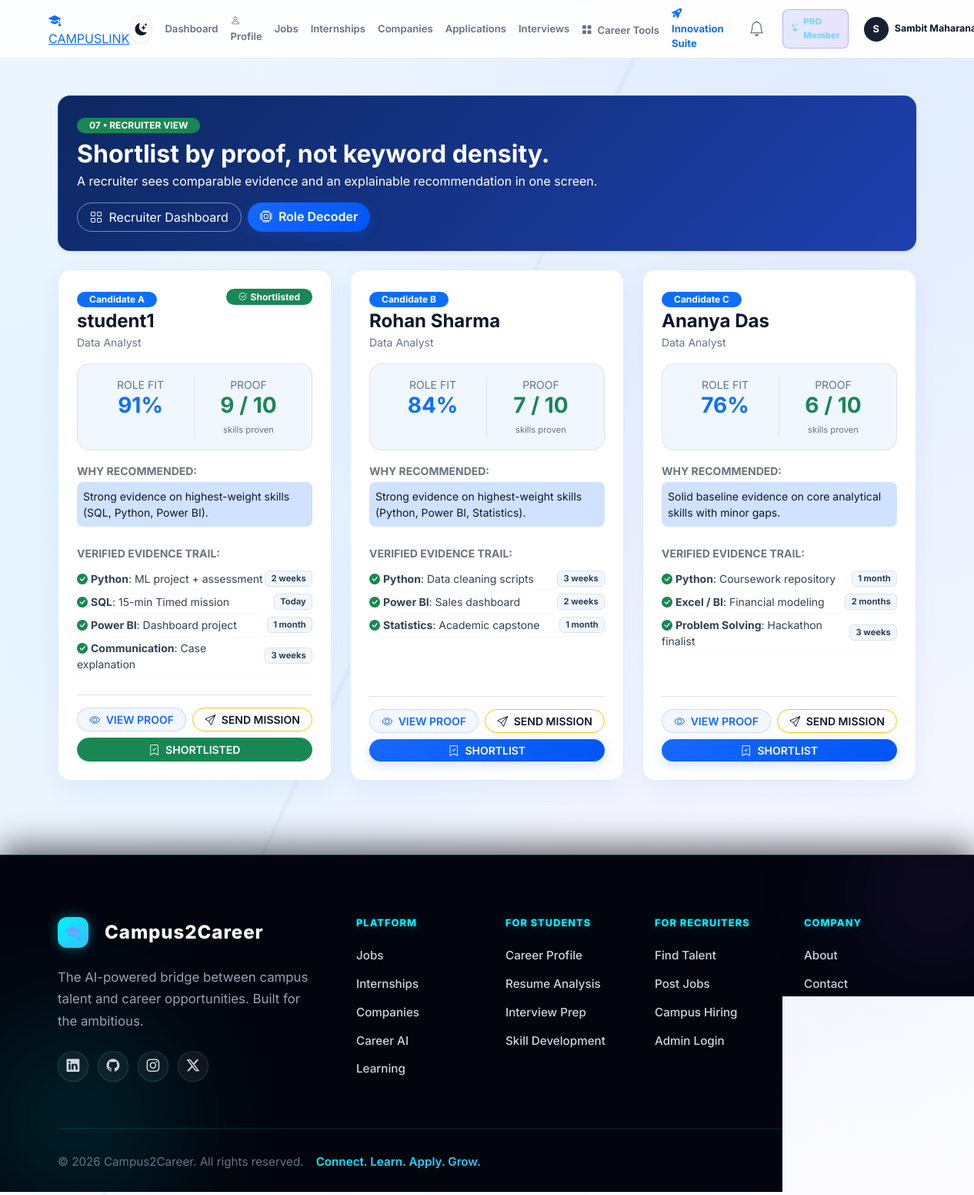
Screenshot of /recruiter/proof-shortlist/ (signed in) with the database file from the repository.
### accounts/models.py (models this page shows, shortened)
class User(AbstractUser):
    ROLE_CHOICES = (
        ('STUDENT', 'Student'),
        ('PLACEMENT_OFFICER', 'Placement Officer'),
        ('RECRUITER', 'Recruiter'),
        ('SUPER_ADMIN', 'Super Admin'),
    )
    role = models.CharField(max_length=20, choices=ROLE_CHOICES, default='STUDENT')

### ai_engine/models.py (models this page shows, shortened)
class RecruiterCandidateProof(models.Model):
    candidate_name = models.CharField(max_length=150)
    candidate_label = models.CharField(max_length=50, default='Candidate A')  # Candidate A, Candidate B, Candidate C
    target_role = models.CharField(max_length=150, default='Data Analyst')
    role_fit_percentage = models.PositiveIntegerField(default=91)  # 91%, 84%, 76%
    proof_skills_proven = models.CharField(max_length=50, default='9 / 10')  # 9/10, 7/10, 6/10 skills proven
    why_recommended = models.TextField(default='strong evidence on highest-weight skills.')
    evidence_trail = models.JSONField(default=list, blank=True)
    is_shortlisted = models.BooleanField(default=False)
    mission_sent = models.BooleanField(default=False)
    student = models.ForeignKey(StudentProfile, null=True, blank=True, on_delete=models.SET_NULL)
    created_at = models.DateTimeField(auto_now_add=True)
    class Meta:
        ordering = ['-role_fit_percentage']

### ai_engine/views.py (the view)
# urls.py: path('recruiter/proof-shortlist/', views.recruiter_proof_shortlist_view, name='recruiter_proof_shortlist'),
def recruiter_proof_shortlist_view(request):
    from .services import seed_recruiter_proof_candidates
    from .models import RecruiterCandidateProof
    candidates = seed_recruiter_proof_candidates()
    candidate_list = RecruiterCandidateProof.objects.all().order_by('-role_fit_percentage')
    context = {
        'candidates': candidate_list,
    }
    return render(request, 'ai_engine/recruiter_proof_shortlist.html', context)

### templates/ai_engine/recruiter_proof_shortlist.html (shortened to what this page needs)
{% extends 'base.html' %}
{% load static %}
{% block content %}
<div class="container py-5">
    <div class="p-4 mb-4 rounded-4 shadow-sm border bg-dark text-white d-flex flex-wrap justify-content-between align-items-center gap-3">
        <div>
            <span class="badge text-bg-success px-3 py-1 rounded-pill fw-bold text-uppercase mb-2">07 • RECRUITER VIEW</span>
            <h1 class="h2 fw-bold text-white mb-1">Shortlist by proof, not keyword density.</h1>
            <p class="text-secondary mb-0">A recruiter sees comparable evidence and an explainable recommendation in one screen.</p>
        </div>
        <div class="d-flex gap-2">
            <a href="{% url 'recruiter_dashboard' %}" class="btn btn-outline-light rounded-pill px-3">
                <i class="bi bi-grid me-1"></i> Recruiter Dashboard
            </a>
            <a href="{% url 'role_decoder' %}" class="btn btn-primary rounded-pill px-3">
                <i class="bi bi-cpu me-1"></i> Role Decoder
            </a>
        </div>
    </div>
    <div class="row g-4 mb-5">
        {% for cand in candidates %}
        <div class="col-lg-4">
            <div class="card border-0 shadow-sm rounded-4 p-4 bg-white h-100 d-flex flex-column justify-content-between {% if cand.is_shortlisted %}border-start border-success border-4 shadow{% endif %}">
                <div>
                    <div class="d-flex justify-content-between align-items-start mb-3">
                        <div>
                            <span class="badge bg-primary text-white rounded-pill px-3 py-1 mb-1 fw-bold">{{ cand.candidate_label }}</span>
                            <h4 class="fw-bold mb-0 text-dark">{{ cand.candidate_name }}</h4>
                            <span class="text-muted small">{{ cand.target_role }}</span>
                        </div>
                        {% if cand.is_shortlisted %}
                        <span class="badge bg-success rounded-pill px-3 py-1"><i class="bi bi-check2-circle me-1"></i>Shortlisted</span>
                        {% endif %}
                    </div>
                    <div class="p-3 rounded-4 bg-light border mb-3">
                        <div class="row g-2 text-center">
                            <div class="col-6 border-end">
                                <span class="text-muted small d-block">ROLE FIT</span>
                                <h3 class="fw-bold text-primary mb-0">{{ cand.role_fit_percentage }}%</h3>
                            </div>
                            <div class="col-6">
                                <span class="text-muted small d-block">PROOF</span>
                                <h3 class="fw-bold text-success mb-0">{{ cand.proof_skills_proven }}</h3>
                                <small class="text-muted" style="font-size: 0.7rem;">skills proven</small>
                            </div>
                        </div>
                    </div>
                    <div class="mb-4">
                        <strong class="small text-uppercase text-secondary d-block mb-1">Why Recommended:</strong>
                        <p class="small text-dark mb-0 bg-primary-subtle p-2 rounded-3 text-primary-emphasis">
                            {{ cand.why_recommended }}
                        </p>
                    </div>
                    <div class="mb-4">
                        <strong class="small text-uppercase text-secondary d-block mb-2">Verified Evidence Trail:</strong>
                        <ul class="list-unstyled small mb-0">
                            {% for e in cand.evidence_trail %}
                            <li class="d-flex justify-content-between align-items-center py-1 border-bottom border-light">
                                <span><i class="bi bi-check-circle-fill text-success me-1"></i><strong>{{ e.skill }}</strong>: {{ e.evidence }}</span>
                                <span class="badge bg-light text-dark border" style="font-size: 0.7rem;">{{ e.freshness }}</span>
                            </li>
                            {% endfor %}
                        </ul>
                    </div>
                </div>
                <div class="pt-3 border-top">
                    <div class="d-flex flex-wrap gap-2">
                        <button type="button" class="btn btn-outline-primary btn-sm rounded-pill flex-grow-1 fw-semibold" data-bs-toggle="modal" data-bs-target="#proofModal{{ cand.id }}">
                            <i class="bi bi-eye me-1"></i> VIEW PROOF
                        </button>
                        <form method="post" action="{% url 'recruiter_send_mission' candidate_id=cand.id %}" class="m-0 flex-grow-1">
                            <button type="submit" class="btn {% if cand.mission_sent %}btn-secondary{% else %}btn-outline-warning text-dark{% endif %} btn-sm rounded-pill w-100 fw-semibold" {% if cand.mission_sent %}disabled{% endif %}>
                                <i class="bi bi-send me-1"></i> {% if cand.mission_sent %}SENT{% else %}SEND MISSION{% endif %}
                            </button>
                        </form>
                        <form method="post" action="{% url 'recruiter_toggle_shortlist' candidate_id=cand.id %}" class="m-0 flex-grow-1">
                            <button type="submit" class="btn {% if cand.is_shortlisted %}btn-success{% else %}btn-primary{% endif %} btn-sm rounded-pill w-100 fw-semibold">
                                <i class="bi bi-bookmark-check me-1"></i> {% if cand.is_shortlisted %}SHORTLISTED{% else %}SHORTLIST{% endif %}
                            </button>
                        </form>
                    </div>
                </div>
            </div>
        </div>
        {% endfor %}
    </div>
</div>
{% endblock %}

### templates/base.html (shortened to what this page needs)
{% load static %}
<!DOCTYPE html>
<html lang="en">
<head>
    <link href="https://cdn.jsdelivr.net/npm/bootstrap@5.3.0/dist/css/bootstrap.min.css" rel="stylesheet">
    <link rel="stylesheet" href="https://cdn.jsdelivr.net/npm/bootstrap-icons@1.11.0/font/bootstrap-icons.css">
    <link rel="stylesheet" href="{% static 'css/style.css' %}?v=20261009_starting_urls">
    <link rel="stylesheet" href="{% static 'css/premium_hero.css' %}?v=20261009_starting_urls">
    <link href="https://unpkg.com/aos@2.3.1/dist/aos.css" rel="stylesheet">
</head>
<body>
    <nav class="navbar navbar-expand-lg sticky-top app-navbar">
        <div class="container px-3 px-lg-0">
            <a class="premium-nav-brand" href="{% url 'home' %}">
                <i class="bi bi-mortarboard-fill"></i>
                CAMPUSLINK
            </a>
            <div class="collapse navbar-collapse" id="mainNavigation">
            <div class="nav-actions d-flex align-items-center gap-2 gap-lg-3 ms-auto">
                <button type="button" class="theme-toggle" aria-label="Toggle theme" title="Toggle light/dark mode">
                    <i class="bi bi-moon-stars-fill theme-icon dark-icon"></i>
                </button>
                {% if request.user.is_authenticated %}
                <a href="{% url 'dashboard_redirect' %}" class="public-nav-link">Dashboard</a>
                <a href="{% url 'profile' %}" class="public-nav-link"><i class="bi bi-person me-1"></i>Profile</a>
                <a href="{% url 'job_list' %}" class="public-nav-link">Jobs</a>
                <a href="{% url 'job_list' %}" class="public-nav-link">Internships</a>
                <a href="{% url 'company_list' %}" class="public-nav-link">Companies</a>
                {% if request.user.role == 'STUDENT' %}
                <a href="{% url 'student_applications' %}" class="public-nav-link">Applications</a>
                {% endif %}
                <a href="{% url 'interview_list' %}" class="public-nav-link">Interviews</a>
                <div class="dropdown">
                    <a href="#" class="public-nav-link dropdown-toggle" data-bs-toggle="dropdown">
                        <i class="bi bi-grid-fill me-1"></i> Career Tools
                    </a>
                </div>
                <a href="{% url 'innovation_suite' %}" class="public-nav-link text-primary fw-bold"><i class="bi bi-rocket-takeoff-fill me-1"></i>Innovation Suite</a>
                <a href="{% url 'notification_list' %}" class="nav-icon-link" aria-label="Notifications"><i class="bi bi-bell fs-5"></i></a>
                {% if request.user.membership.is_active %}<a href="{% url 'pro_landing' %}" class="pro-nav-link"><i class="bi bi-stars"></i> PRO Member</a>{% else %}<a href="{% url 'pro_landing' %}" class="pro-nav-link"><i class="bi bi-stars"></i> Go PRO</a>{% endif %}
                <div class="dropdown">
                    <a href="#" class="user-menu d-flex align-items-center text-decoration-none dropdown-toggle" data-bs-toggle="dropdown" aria-label="Open profile menu">
                        <span class="avatar avatar-sm me-2">{{ request.user.first_name|first|default:request.user.username|first|upper }}</span>
                        <strong class="text-dark user-name">{{ request.user.get_full_name|default:request.user.username }}</strong>
                    </a>
                </div>
                {% endif %}
            </div>
        </div>
            </div>
        </nav>
    {% block content %}{% endblock %}
    <footer class="site-footer premium-footer">
        <div class="footer-glow-left"></div>
        <div class="footer-glow-right"></div>
        <div class="container relative-z">
            <div class="row g-5">
                <div class="col-lg-4">
                    <a class="footer-brand premium-footer-brand" href="{% url 'home' %}">
                        <span class="brand-mark"><i class="bi bi-mortarboard-fill"></i></span>
                        Campus2Career
                    </a>
                    <p class="mt-4 mb-4 footer-desc">The AI-powered bridge between campus talent and career opportunities. Built for the ambitious.</p>
                    <div class="footer-social premium-social">
                        <a href="#" aria-label="LinkedIn"><i class="bi bi-linkedin"></i></a>
                        <a href="#" aria-label="GitHub"><i class="bi bi-github"></i></a>
                        <a href="#" aria-label="Instagram"><i class="bi bi-instagram"></i></a>
                        <a href="#" aria-label="Twitter"><i class="bi bi-twitter-x"></i></a>
                    </div>
                </div>
                <div class="col-6 col-lg-2">
                    <h2 class="footer-heading">Platform</h2>
                    <div class="footer-links">
                        <a href="{% url 'job_list' %}">Jobs</a>
                        <a href="{% url 'job_list' %}">Internships</a>
                        <a href="{% url 'job_list' %}">Companies</a>
                        <a href="{% url 'career_match' %}">Career AI</a>
                        <a href="{% url 'interview_list' %}">Learning</a>
                    </div>
                </div>
                <div class="col-6 col-lg-2">
                    <h2 class="footer-heading">For Students</h2>
                    <div class="footer-links">
                        <a href="{% url 'profile' %}">Career Profile</a>
                        <a href="{% url 'career_match' %}">Resume Analysis</a>
                        <a href="{% url 'interview_list' %}">Interview Prep</a>
                        <a href="{% url 'career_match' %}">Skill Development</a>
                    </div>
                </div>
                <div class="col-6 col-lg-2">
                    <h2 class="footer-heading">For Recruiters</h2>
                    <div class="footer-links">
                        <a href="{% url 'recruiter_job_create' %}">Find Talent</a>
                        <a href="{% url 'recruiter_job_create' %}">Post Jobs</a>
                        <a href="{% url 'admin_login' %}">Campus Hiring</a>
                        <a href="{% url 'admin_login' %}">Admin Login</a>
                    </div>
                </div>
                <div class="col-6 col-lg-2">
                    <h2 class="footer-heading">Company</h2>
                    <div class="footer-links">
                        <a href="{% url 'home' %}#about">About</a>
                        <a href="mailto:hello@campuslink.local">Contact</a>
                        <a href="#">Privacy</a>
                        <a href="#">Terms</a>
                    </div>
                </div>
            </div>
            <div class="footer-bottom premium-footer-bottom">
                <div class="d-flex flex-column flex-md-row justify-content-between align-items-center gap-3">
                    <span>© 2026 Campus2Career. All rights reserved.</span>
                    <div class="footer-bottom-links">
                        <span>Connect. Learn. Apply. Grow.</span>
                    </div>
                </div>
            </div>
        </div>
    </footer>
</body>
</html>

### rows the page displays
User: user.first_name|first "S", user.get_full_name "Sambit…"
RecruiterCandidateProof: candidate_label "Candidate A", candidate_name "student1", target_role "Data Analyst", is_shortlisted True (drawn), role_fit_percentage "91", proof_skills_proven "9 / 10", why_recommended "Strong evidence on highest-weight skills (SQL, Python, Power BI).", skill "Python" "SQL" "Power BI" "Communication", evidence "ML project + assessment" "15-min Timed mission" "Dashboard project" "Case explanation", freshness "2 weeks" "Today" "1 month" "3 weeks", mission_sent "SEND MISSION"
RecruiterCandidateProof: candidate_label "Candidate B", candidate_name "Rohan Sharma", target_role "Data Analyst", role_fit_percentage "84", proof_skills_proven "7 / 10", why_recommended "Strong evidence on highest-weight skills (Python, Power BI, Statistics).", skill "Python" "Power BI" "Statistics", evidence "Data cleaning scripts" "Sales dashboard" "Academic capstone", freshness "3 weeks" "2 weeks" "1 month", mission_sent "SEND MISSION", is_shortlisted "SHORTLIST"
RecruiterCandidateProof: candidate_label "Candidate C", candidate_name "Ananya Das", target_role "Data Analyst", role_fit_percentage "76", proof_skills_proven "6 / 10", why_recommended "Solid baseline evidence on core analytical skills with minor gaps.", skill "Python" "Excel / BI" "Problem Solving", evidence "Coursework repository" "Financial modeling" "Hackathon finalist", freshness "1 month" "2 months" "3 weeks", mission_sent "SEND MISSION", is_shortlisted "SHORTLIST"
